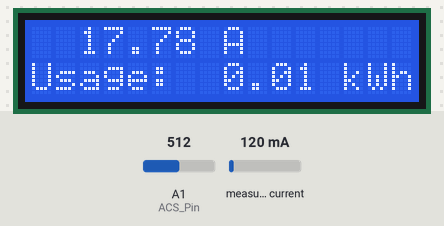
A sketch run on a simulated Arduino Uno, built with avr-gcc and run on an emulated ATmega328P. On the bench: 16×2 character LCD. The inputs (shaded band) are chosen by the test bench; at power-on: measured current 120 mA, A1 (ACS_Pin) = 512. What the sketch prints to the serial monitor is not drawn.

Above: at 1.6 s.
1.7 s: measured current set to 40 mA
At 2.8 s:
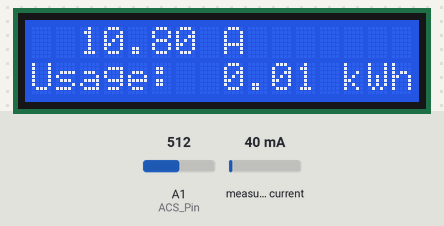
4.5 s: A1 (ACS_Pin) set to 716
At 5.9 s:
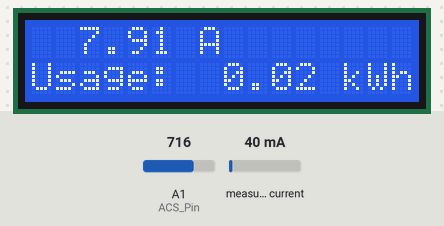
7.5 s: measured current set to 500 mA
At 8.9 s:
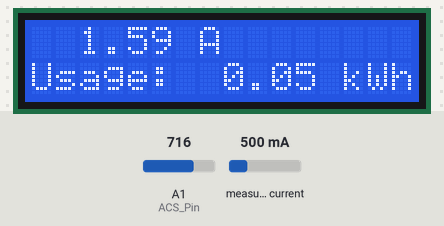
10.5 s: A1 (ACS_Pin) set to 900
At 12.0 s:
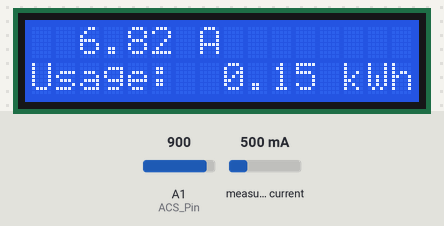
13.5 s: measured current set to 1000 mA
At 15.0 s:
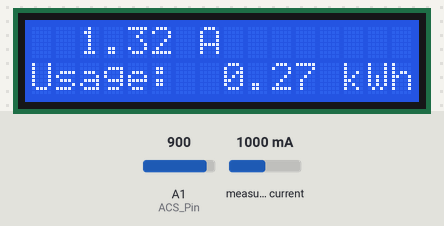
16.5 s: A1 (ACS_Pin) set to 1023
At 17.6 s:
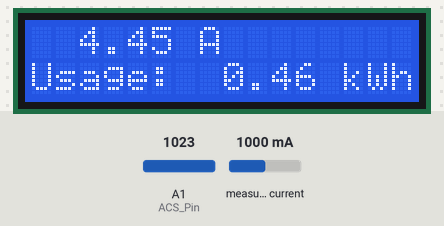
Timing chart, 0 to 19.5 s (numbered marks = the images above; inputs shaded):
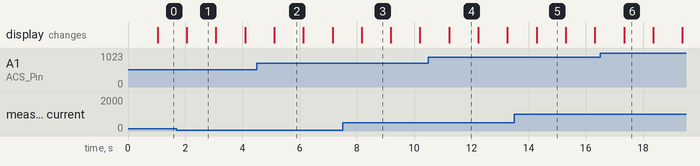

The sketch:

ar2es_LCD_kWh.ino
```cpp
#include "ACS712.h"
#include <SoftwareSerial.h>
#include <Filters.h>                      //This library can check by it's .cpp file

#include <LiquidCrystal_I2C.h>    //LCD ic library
#define I2C_ADDR 0x27 //I2C adress
#define BACKLIGHT_PIN 3 // Declaring LCD Pins
#define En_pin 2
#define Rw_pin 1
#define Rs_pin 0
#define D4_pin 4
#define D5_pin 5
#define D6_pin 6
#define D7_pin 7

LiquidCrystal_I2C lcd(I2C_ADDR,En_pin,Rw_pin,Rs_pin,D4_pin,D5_pin,D6_pin,D7_pin); //Declaring the lcd

#define ACS_Pin A1                        //Sensor data pin on A1 analog input
ACS712 sensor(ACS712_30A, A1);            // We have 30 amps version sensor connected to A1 pin of arduino
SoftwareSerial espSerial(5, 6);

String str;
unsigned long last_time =0;
unsigned long current_time =0;
float Wh =0 ;
char watt[5]; //Make an array to store power

float ACS_Value;                              //Here we keep the raw data valuess
float testFrequency = 50;                    // test signal frequency (Hz)
float windowLength = 40.0/testFrequency;     // how long to average the signal, for statistist

float intercept = 0; // to be adjusted based on calibration testing
float slope = 0.0752; // to be adjusted based on calibration testing

float Amps_TRMS; // estimated actual current in amps

unsigned long printPeriod = 1000; // in milliseconds
// Track time in milliseconds since last reading
unsigned long previousMillis = 0;

void setup() {
  Serial.begin( 115200 );    // Start the serial port
  espSerial.begin(115200);
  sensor.calibrate();
  pinMode(ACS_Pin,INPUT);  //Define the pin mode

  digitalWrite(2,HIGH);
  lcd.begin (16,2);
  lcd.setBacklightPin(BACKLIGHT_PIN,POSITIVE);
  lcd.setBacklight(HIGH); //Lighting backlight
  lcd.home ();
}

void loop() {
  RunningStatistics inputStats;                 // create statistics to look at the raw test signal
  inputStats.setWindowSecs( windowLength );     //Set the window length

  while( true ) {
  float U = 230;
  float I = sensor.getCurrentAC();
  float P = U * I;

    //convert power into Wh.
    last_time = current_time;
    current_time = millis();
    Wh = Wh+  P *(( current_time -last_time) /3600000.0) ;

    ACS_Value = analogRead(ACS_Pin);  // read the analog in value:
    inputStats.input(ACS_Value);  // log to Stats function

    if((unsigned long)(millis() - previousMillis) >= printPeriod) { //every second we do the calculation
      previousMillis = millis();   // update time

      Amps_TRMS = intercept + slope * inputStats.sigma(); //Calibrate the values

      lcd.clear();               //clear the lcd and print in a certain position
      lcd.setCursor(2,0);
      lcd.print(Amps_TRMS);
      lcd.print(" A");

      lcd.setCursor(0,1);
      lcd.print("Usage:  ");
      lcd.print(Wh);
      lcd.print(" kWh");

      Serial.println(String("P = ") + P + " Watts"+ "\t Amps: "+ Amps_TRMS);
      str =String("coming from arduino: ")+String("Consumption: ")+String(Wh)+String("kWh")+String("\t")+String("P= ")+String(P)+String("\t")+String("Amps= ")+String(Amps_TRMS);
      espSerial.println(str);
      /*
      Serial.print( "\t Amps: " );
      Serial.print( Amps_TRMS );
      */

    }
  }
}
```

Measured:
- what the display in image 1 shows lasts 1.0 s, from 2.1 s to 3.1 s
